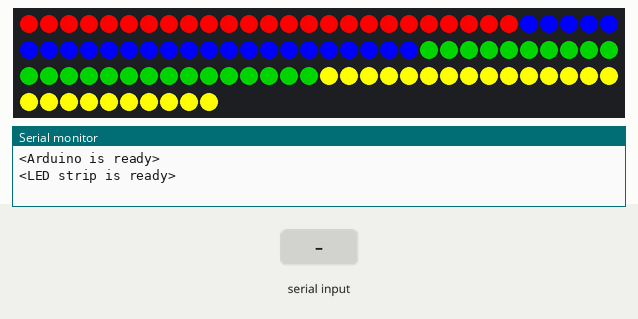
Simulated run of this sketch. Board: Arduino Uno, built with avr-gcc and run on an emulated ATmega328P. On the bench: 100 RGB LEDs in strip order, left to right, continuing on the next row, the last lines printed to the serial monitor. The inputs (shaded band) are chosen by the test bench. Dim RGB values are drawn brighter than linear; random numbers use the default seed unless the sketch sets one.

Above: at 3.3 s.
3.4 s: "A" received over the second serial link
At 4.3 s:
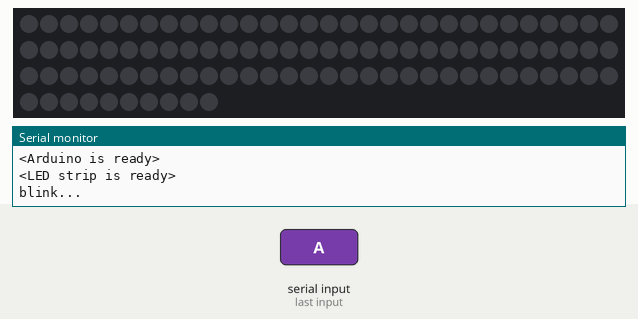
6.4 s: "C" received over the second serial link
At 7.8 s:
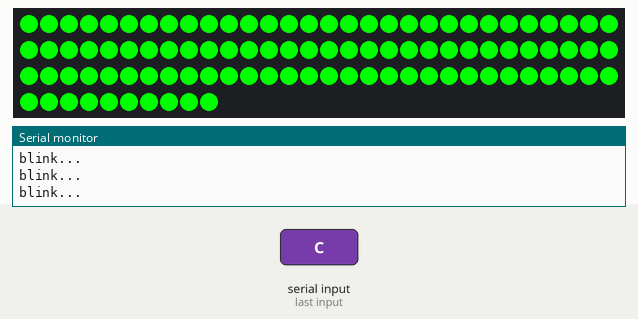
8.1 s: "D" received over the second serial link
At 8.7 s:
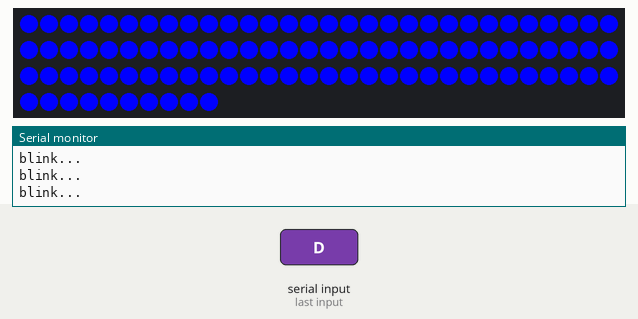
9.6 s: "E" received over the second serial link
At 10.5 s:
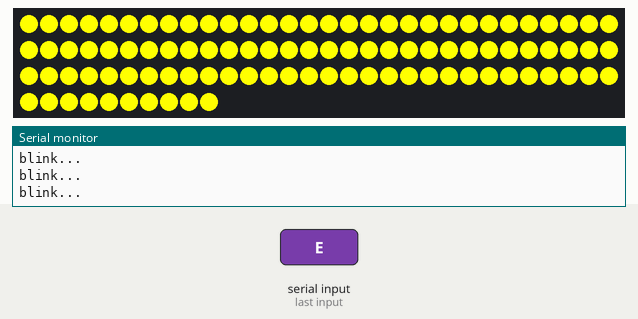
11.1 s: "F" received over the second serial link
At 11.2 s:
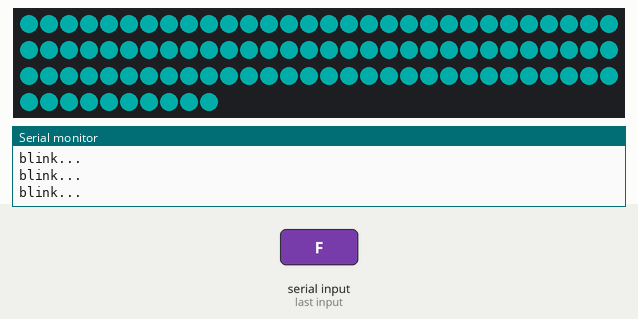
12.8 s: "B" received over the second serial link
At 13.3 s:
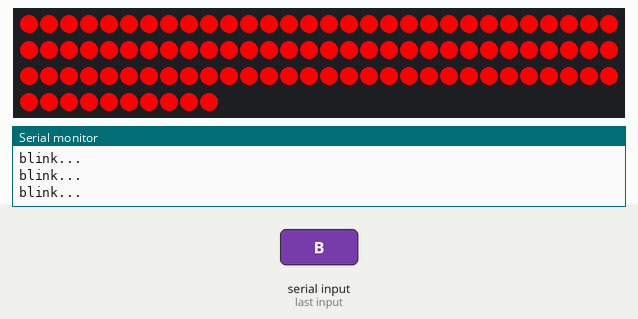
Timing chart, 0 to 15.3 s (numbered marks = the images above; inputs shaded):
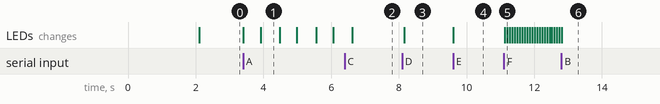

Measured:
- after the input at 3.4 s, the LEDs: first change at once (image 1 shows a later state)
- after the input at 8.1 s, the LEDs: change after 0.05 s (image 3)
- after the input at 9.6 s, the LEDs: change at once (image 4)
- after the input at 11.1 s, the LEDs: first change at once (image 5 shows a later state)
- what the display in image 1 shows lasts 0.6 s, from 3.9 s to 4.5 s

The sketch:

TShirt-Bluetooth-Commands.ino
```cpp
/*
    Name:     LED_Lights_BLE_App_All_LEDs_Test.ino
    Created:  04/06/2022
    Author:   Pete Januarius

    The Arduino code to test your Thunkable App.
    Lights up ALL LEDs and not just the first one
*/
#include <FastLED.h>
#include <SoftwareSerial.h>

#define DATA_PIN 3
#define RX 13
#define TX 12
#define NUM_LEDS 100

char receivedChar;
boolean isOff = true;
int fadeAmount = 5;  // Set the amount to fade I usually do 5, 10, 15, 20, 25 etc even up to 255.
int brightness = 200;

// Define the array of leds
CRGB leds[NUM_LEDS];
CRGB windowsColors[] = {CRGB::Red, CRGB::Green, CRGB::Blue, CRGB::Yellow};

SoftwareSerial BTSerial(RX,TX);

// put your setup code here, to run once:
void setup() {
  // Initialise Bluetooth communication
  BTSerial.begin(9600);
  Serial.begin(9600);
  delay(100);
  Serial.println("<Arduino is ready>");

  FastLED.addLeds<WS2812B, DATA_PIN, GRB>(leds, NUM_LEDS);  // GRB ordering is typical
  Serial.println("<LED strip is ready>");
  delay(2000);

  windowsThree(5);
}

void loop() {
 recvOneChar();
 processCommand();

 delay(50);
}

void recvOneChar() {
  if (BTSerial.available() > 0) {
    receivedChar = BTSerial.read();
  }
}

void processCommand() {
  if(receivedChar == 'A') {
    Serial.println("blink...");
    blink();

    isOff = false;
  }
  else if(receivedChar == 'B' || receivedChar == 'b') {
    red();

    isOff = false;
  }
  else if(receivedChar == 'C' || receivedChar == 'c') {
    green();

    isOff = false;
  }
  else if(receivedChar == 'D' || receivedChar == 'd') {
    blue();

    isOff = false;
  }
  else if(receivedChar == 'E' || receivedChar == 'e') {
    yellow();

    isOff = false;
  }
  else if(receivedChar == 'F' || receivedChar == 'f') {
    fade();

    isOff = false;
  }
  else if(receivedChar == 'W' || receivedChar == 'w') {
    windowsThree(5);

    isOff = false;
  }
  else if(receivedChar == 'T' || receivedChar == 't') {
    travel();

    isOff = false;
  }
  else if(receivedChar == 'R' || receivedChar == 'r') {
    travelAlternate();

    isOff = false;
  }
  else if(receivedChar == 'S' || receivedChar == 's') {
    randomStrobe();

    isOff = false;
  }
  else if(receivedChar == 'Z' || receivedChar == 'z') {
    incBrightness();

    isOff = false;
  }
  else if(receivedChar == 'Y' || receivedChar == 'y') {
    decBrightness();

    isOff = false;
  }
  else if (receivedChar == 'O' || receivedChar == 'o') {
    // turn lights off
    if(isOff == false){
      off();
      isOff = true;
    }
  }

  delay(15);
}

void off() {
  for(int i=0; i < NUM_LEDS; i++) {
    // Turn the LED on, then pause
    leds[i] = CRGB::Black;
  }
  FastLED.show();
}

void blink() {
  for(int i=0; i < NUM_LEDS; i++) {
    // Turn the LED on, then pause
    leds[i] = CRGB::Red;
  }
  FastLED.show();
  delay(500);
  for(int i=0; i < NUM_LEDS; i++) {
      // Turn the LED on, then pause
      leds[i] = CRGB::Black;
  }
  FastLED.show();
  delay(500);
}

void red() {
   for(int i = 0; i < NUM_LEDS; i++ ) {
     leds[i].setRGB(255,0,0);  // Set Color HERE!!!
   }
   FastLED.show();
}

void green() {
   for(int i = 0; i < NUM_LEDS; i++ ) {
     leds[i].setRGB(0,255,0);  // Set Color HERE!!!
   }
   FastLED.show();
}

void blue() {
   for(int i = 0; i < NUM_LEDS; i++ ) {
     leds[i].setRGB(0,0,255);  // Set Color HERE!!!
   }
   FastLED.show();
}

void yellow() {
   for(int i = 0; i < NUM_LEDS; i++ ) {
     leds[i].setRGB(255,255,0);  // Set Color HERE!!!
   }
   FastLED.show();
}

void fade() {
   for(int i = 0; i < NUM_LEDS; i++ ) {
     leds[i].setRGB(0,255,250);  // Set Color HERE!!!
     leds[i].fadeLightBy(brightness);
   }
   FastLED.show();
   brightness = brightness + fadeAmount;
   // reverse the direction of the fading at the ends of the fade:
   if(brightness == 0 || brightness == 255) {
    fadeAmount = -fadeAmount ;
   }
   delay(4);  // This delay sets speed
 }

 void windowsThree(int numLEDsInRow) {
  for(int i=0; i<25; i++) {
     leds[i] = CRGB::Red;
  }
  for(int i=25; i<50; i++) {
     leds[i] = CRGB::Blue;
  }
  for(int i=50; i<75; i++) {
     leds[i] = CRGB::Green;
  }
  for(int i=75; i<100; i++) {
     leds[i] = CRGB::Yellow;
  }
  FastLED.show();
 }

 void travel() {
   for (int i = 0; i < NUM_LEDS; i++) {
     leds[i] = CRGB::DeepPink;  //set the led to Pink
     FastLED.show();       //start the leds
     leds[i] = CRGB::Black;  //clear the led
     delay(50);          //Wait before moving to next let
   }
 }

 void travelAlternate() {
   for (int i = 0; i < NUM_LEDS; i++) {
     leds[i] = CRGB::DeepPink;  //set the led to Pink
     FastLED.show();       //start the leds
     leds[i] = CRGB::Black;  //clear the led
     delay(50);          //Wait before moving to next led
   }
   for (int j = NUM_LEDS-1; j >= 0; j--) {
     leds[j] = CRGB::DeepPink;  //set the led to Pink
     FastLED.show();       //start the leds
     leds[j] = CRGB::Black;  //clear the led
     delay(50);          //Wait before moving to next led
   }
 }

 void randomStrobe() {
  uint8_t color = random8();
  uint8_t num = random8(NUM_LEDS);
  leds[num] = CHSV(color, 255, 255);  //set random led to random color
  FastLED.show();       //start the leds
  leds[num] = CRGB::Black;  //clear the led
  delay(5);          //Wait before moving to next led
 }

 void incBrightness() {
  brightness += 10;
  if(brightness >= 255) {
    brightness = 200;
  }
  FastLED.setBrightness(brightness);
 }

 void decBrightness() {
  brightness -= 10;
  if(brightness <= 150) {
    brightness = 200;
  }
  FastLED.setBrightness(brightness);
 }
```
